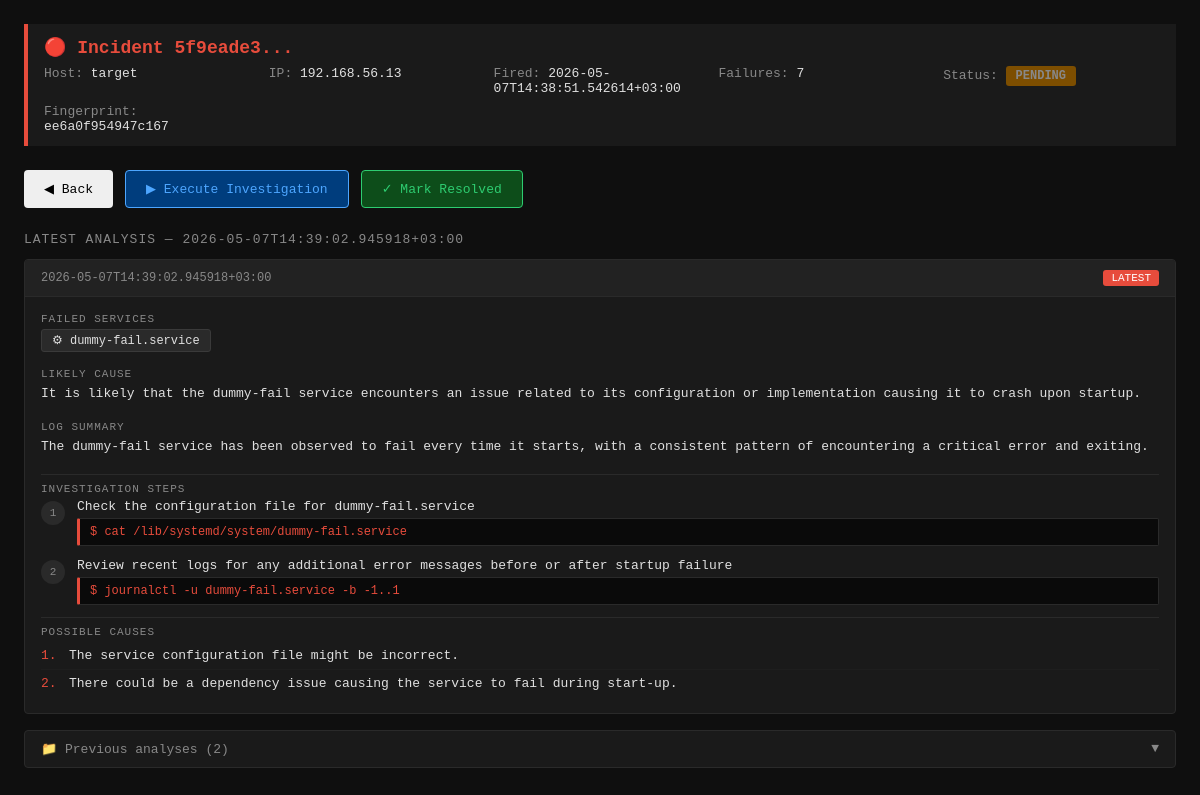
Page /alert/5f9eade3-aefd-48dc-9a70-5e54424288fd on the committed database.
### app/models/incident.py (models this page shows)
class Incident(SQLModel, table=True):
    __tablename__ = "incidents"
    incident_id: str = Field(primary_key=True)
    fingerprint: str = Field(unique=True)
    hostname: str
    ip_address: str
    status: str
    fired_at: str
    resolved_at: Optional[str] = None
    failure_count: int = 1

class IncidentAnalysis(SQLModel, table=True):
    __tablename__ = "incident_analysis"
    id: str = Field(primary_key=True)
    incident_id: str = Field(foreign_key="incidents.incident_id")
    created_at: str
    failed_services: str
    analysis: str

### app/api/endpoints/ui.py (the view)
@router.get("/alert/{incident_id}", response_class=HTMLResponse)
async def read_incident(
    request: Request,
    incident_id: str,
    session: Session = Depends(get_session),
):
    incident = session.get(Incident, incident_id)
    analyses = session.exec(
        select(IncidentAnalysis)
        .where(IncidentAnalysis.incident_id == incident_id)
        .order_by(col(IncidentAnalysis.created_at).desc())
    ).all()
    analyses_parsed = []
    for a in analyses:
        try:
            analyses_parsed.append(
                {
                    "id": a.id,
                    "created_at": a.created_at,
                    "failed_services": json.loads(a.failed_services),
                    "analysis": json.loads(a.analysis),
                }
            )
        except (json.JSONDecodeError, TypeError):
            continue
    return templates.TemplateResponse(
        request=request,
        name="alert.html",
        context={
            "incident_id": incident.incident_id,
            "fingerprint": incident.fingerprint,
            "hostname": incident.hostname,
            "ip_address": incident.ip_address,
            "status": incident.status,
            "fired_at": incident.fired_at,
            "failure_count": incident.failure_count,
            "analyses": analyses_parsed,
        },
    )

### templates/alert.html (shortened to what this page needs)
<!doctype html>
<html lang="en">
  <head>
  </head>
  <body>
    <div class="header">
      <h1>🔴 Incident {{ incident_id[:8] }}...</h1>
      <div class="meta">
        <div class="meta-item"><span>Host: </span>{{ hostname }}</div>
        <div class="meta-item"><span>IP: </span>{{ ip_address }}</div>
        <div class="meta-item"><span>Fired: </span>{{ fired_at }}</div>
        <div class="meta-item"><span>Failures: </span>{{ failure_count }}</div>
        <div class="meta-item">
          <span>Status: </span
          ><span class="status status-{{ status }}">{{ status }}</span>
        </div>
        <div class="meta-item"><span>Fingerprint: </span>{{ fingerprint }}</div>
      </div>
    </div>
    <div class="actions">
      <button class="btn btn-back" onclick="window.location.href = '/'">
        ◀ Back
      </button>
      <button class="btn btn-execute" onclick="alert('Goal 2 - coming soon!')">
        ▶ Execute Investigation
      </button>
      <button
        class="btn btn-resolve"
        onclick="alert('Mark as resolved - coming soon!')"
      >
        ✓ Mark Resolved
      </button>
    </div>
    {% if analyses %} {% set latest = analyses[0] %}
    <div class="section-title">Latest Analysis — {{ latest.created_at }}</div>
    <div class="analysis-card">
      <div class="analysis-header">
        <span>{{ latest.created_at }}</span>
        <span class="badge">LATEST</span>
      </div>
      <div class="analysis-body">
        <div class="label">Failed Services</div>
        <div class="services">
          {% for svc in latest.failed_services %}
          <span class="service-tag">⚙ {{ svc }}</span>
          {% endfor %}
        </div>
        <div class="label">Likely Cause</div>
        <div class="value">{{ latest.analysis.message.likely_cause }}</div>
        <div class="label">Log Summary</div>
        <div class="value">{{ latest.analysis.message.log_summary }}</div>
        <hr class="divider" />
        <div class="label">Investigation Steps</div>
        <ul class="steps">
          {% for step in latest.analysis.message.investigation_steps %}
          <li class="step">
            <div class="step-num">{{ loop.index }}</div>
            <div class="step-content">
              <div class="step-desc">{{ step.description }}</div>
              <div class="step-cmd">$ {{ step.command }}</div>
            </div>
          </li>
          {% endfor %}
        </ul>
        <hr class="divider" />
        <div class="label">Possible Causes</div>
        <ul class="causes">
          {% for cause in latest.analysis.message.possible_causes %}
          <li class="cause">
            <span class="cause-num">{{ loop.index }}.</span>
            <span>{{ cause }}</span>
          </li>
          {% endfor %}
        </ul>
      </div>
    </div>
    {% if analyses|length > 1 %}
    <button class="history-toggle" onclick="toggleHistory(this)">
      <span>📁 Previous analyses ({{ analyses|length - 1 }})</span>
      <span class="arrow">▼</span>
    </button>
    {% endif %} {% endif %}
  </body>
</html>

### templates/alert.html (style rules this page uses)
* { box-sizing: border-box; margin: 0; padding: 0; }
html { overflow-y: scroll; }
body { font-family: monospace; background: #0f0f0f; color: #e0e0e0; padding: 24px; }
.header { border-left: 4px solid #e74c3c; padding: 12px 16px; background: #1a1a1a; margin-bottom: 24px; }
.header h1 { font-size: 18px; color: #e74c3c; margin-bottom: 8px; }
.header .meta { display: grid; grid-template-columns: repeat(auto-fit, minmax(200px, 1fr)); gap: 8px; }
.meta-item { font-size: 13px; }
.meta-item span { color: #888; }
.status { display: inline-block; padding: 3px 10px; border-radius: 3px; font-size: 12px; font-weight: bold; }
.status-PENDING { background: #7d4e00; color: #ffa500; }
.section-title { font-size: 13px; color: #888; text-transform: uppercase; letter-spacing: 1px; margin: 24px 0 12px; }
.analysis-card { background: #1a1a1a; border: 1px solid #2a2a2a; border-radius: 4px; margin-bottom: 16px; overflow: hidden; }
.analysis-header { padding: 10px 16px; background: #222; border-bottom: 1px solid #2a2a2a; display: flex; justify-content: space-between; align-items: center; font-size: 12px; color: #888; }
.analysis-header .badge { background: #e74c3c; color: #fff; padding: 2px 8px; border-radius: 3px; font-size: 11px; }
.analysis-body { padding: 16px; }
.label { font-size: 11px; color: #888; text-transform: uppercase; letter-spacing: 1px; margin-bottom: 4px; }
.value { font-size: 13px; color: #e0e0e0; margin-bottom: 16px; line-height: 1.6; }
.services { display: flex; flex-wrap: wrap; gap: 6px; margin-bottom: 16px; }
.service-tag { background: #2a2a2a; border: 1px solid #3a3a3a; padding: 3px 10px; border-radius: 3px; font-size: 12px; color: #e0e0e0; }
.steps { list-style: none; }
.step { display: flex; gap: 12px; margin-bottom: 12px; }
.step-num { min-width: 24px; height: 24px; background: #2a2a2a; border-radius: 50%; display: flex; align-items: center; justify-content: center; font-size: 11px; color: #888; flex-shrink: 0; margin-top: 2px; }
.step-content { flex: 1; }
.step-desc { font-size: 13px; margin-bottom: 4px; }
.step-cmd { background: #0a0a0a; border: 1px solid #2a2a2a; border-left: 3px solid #e74c3c; padding: 6px 10px; font-size: 12px; color: #e74c3c; border-radius: 2px; }
.causes { list-style: none; }
.cause { padding: 6px 0; font-size: 13px; border-bottom: 1px solid #1e1e1e; display: flex; gap: 8px; }
.cause:last-child { border-bottom: none; }
.cause-num { color: #e74c3c; min-width: 20px; }
.actions { display: flex; gap: 12px; margin-top: 24px; }
.btn { padding: 10px 20px; border: none; border-radius: 4px; font-family: monospace; font-size: 13px; cursor: pointer; }
.btn-execute { background: #003d7d; color: #4da6ff; border: 1px solid #4da6ff; }
.btn-resolve { background: #0d4d1a; color: #2ecc71; border: 1px solid #2ecc71; }
.divider { border: none; border-top: 1px solid #2a2a2a; margin: 8px 0; }
.history-toggle { width: 100%; background: #1a1a1a; border: 1px solid #2a2a2a; color: #888; font-family: monospace; font-size: 13px; padding: 10px 16px; cursor: pointer; text-align: left; border-radius: 4px; margin-bottom: 8px; display: flex; justify-content: space-between; align-items: center; }
.history-toggle .arrow { transition: transform 0.2s; }

### rows in the picture
Incident: hostname "target", ip_address "192.168.56.13", fired_at "2026-05-07T14:38:51.542614+03:00", status "PENDING", fingerprint "ee6a0f954947c167"
IncidentAnalysis: created_at "2026-05-07T14:39:02.945918+03:00"

### other values in the picture
{{ incident_id[:8] }} "5f9eade3"
{{ failure_count }} "7"
{{ svc }} "dummy-fail.service"
{{ latest.analysis.message.likely_cause }} "It is likely that the dummy-fail service encounters an issue related to its configuration or implementation causing it to crash upon startup."
{{ latest.analysis.message.log_summary }} "The dummy-fail service has been observed to fail every time it starts, with a consistent pattern of encountering a critical error and exiting."
{{ step.description }} "Check the configuration file for dummy-fail.service" "Review recent logs for any additional error messages before or after startup failure"
{{ step.command }} "cat /lib/systemd/system/dummy-fail.service" "journalctl -u dummy-fail.service -b -1..1"
{{ cause }} "The service configuration file might be incorrect." "There could be a dependency issue causing the service to fail during start-up."
{{ analyses|length - 1 }} "2"
